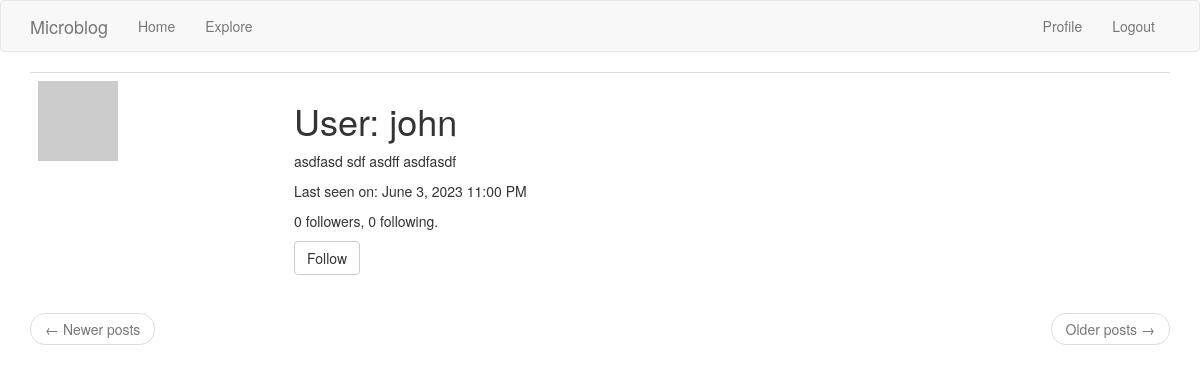
Before: /user/john (signed in) with the older database file.
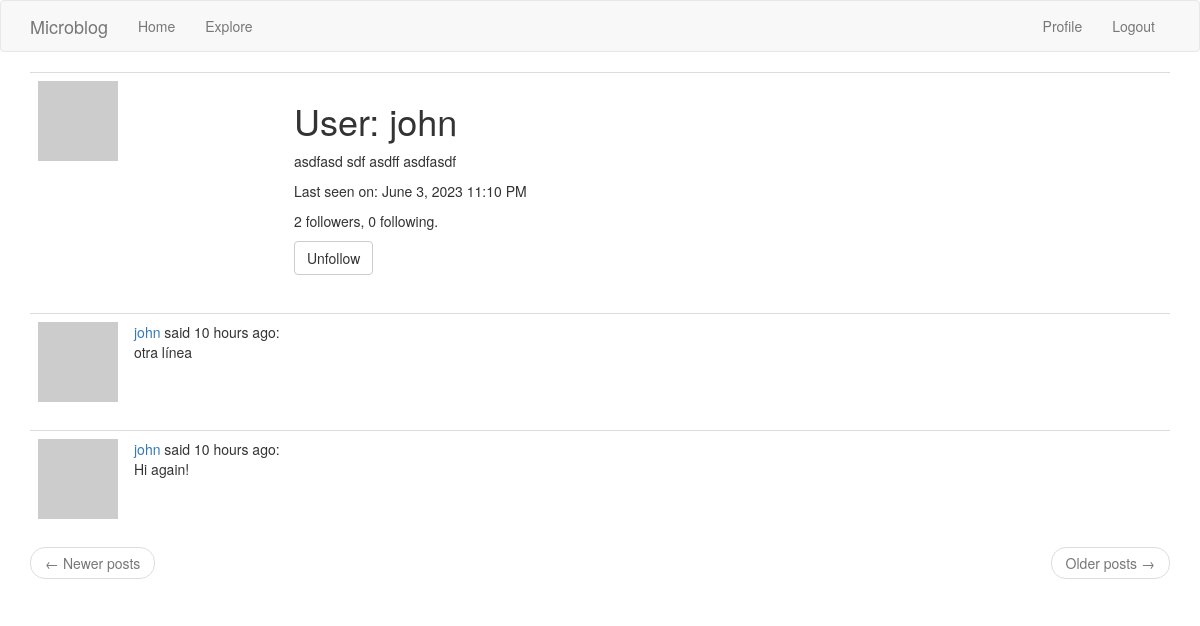
After: the same page with the newer database file.
### app/models.py (models this page shows, shortened)
class User(UserMixin, db.Model):
    id = db.Column(db.Integer, primary_key=True)
    username = db.Column(db.String(64), index=True, unique=True)
    email = db.Column(db.String(120), index=True, unique=True)
    password_hash = db.Column(db.String(128))
    posts = db.relationship("Post", backref="author", lazy="dynamic")
    about_me = db.Column(db.String(140))
    last_seen = db.Column(db.DateTime, default=datetime.utcnow)
    followed = db.relationship(
        "User",
        secondary=followers,
        primaryjoin=(followers.c.follower_id == id),
        secondaryjoin=(followers.c.followed_id == id),
        backref=db.backref("followers", lazy="dynamic"),
        lazy="dynamic",
    )
    def avatar(self, size):
        digest = md5(self.email.lower().encode("utf-8")).hexdigest()
        return "https://www.gravatar.com/avatar/{}?d=identicon&s={}".format(
            digest, size
        )
    def is_following(self, user):
        return (
            self.followed.filter(followers.c.followed_id == user.id).count()
            > 0
        )

class Post(db.Model):
    id = db.Column(db.Integer, primary_key=True)
    body = db.Column(db.String(140))
    timestamp = db.Column(db.DateTime, index=True, default=datetime.utcnow)
    user_id = db.Column(db.Integer, db.ForeignKey("user.id"))

### app/routes.py (the view)
@app.route("/user/<username>")
@login_required
def user(username):
    user = User.query.filter_by(username=username).first_or_404()
    page = request.args.get("page", 1, type=int)
    posts = user.posts.order_by(Post.timestamp.desc()).paginate(
        page=page, per_page=app.config["POSTS_PER_PAGE"], error_out=False
    )
    next_url = (
        url_for("user", username=user.username, page=posts.next_num)
        if posts.has_next
        else None
    )
    prev_url = (
        url_for("user", username=user.username, page=posts.prev_num)
        if posts.has_prev
        else None
    )
    form = EmptyForm()
    return render_template(
        "user.html",
        user=user,
        posts=posts.items,
        next_url=next_url,
        prev_url=prev_url,
        form=form,
    )

### app/forms.py
class EmptyForm(FlaskForm):
    submit = SubmitField("Submit")

### app/models.py (called while the page is built)
@login.user_loader
def load_user(id):
    return User.query.get(int(id))

### app/routes.py (called while the page is built)
@app.before_request
def before_request():
    if current_user.is_authenticated:
        current_user.last_seen = datetime.utcnow()
        db.session.commit()

### app/templates/user.html (shortened to what this page needs)
{% extends "base.html" %}
{% block app_content %}
    <table class="table table-hover">
        <tr>
            <td width="256px"><img src="{{ user.avatar(256) }}"></td>
            <td>
                <h1>User: {{ user.username }}</h1>
                {% if user.about_me %}<p>{{ user.about_me }}</p>{% endif %}
                {% if user.last_seen %}
                <p>Last seen on: {{ moment(user.last_seen).format('LLL') }}</p>
                {% endif %}
                <p>{{ user.followers.count() }} followers, {{ user.followed.count() }} following.</p>
                {% if user == current_user %}
                <p><a href="{{ url_for('edit_profile') }}">Edit your profile</a></p>
                {% elif not current_user.is_following(user) %}
                <p>
                    <form action="{{ url_for('follow', username=user.username) }}" method="post">
                        {{ form.submit(value='Follow', class_='btn btn-default') }}
                    </form>
                </p>
                {% else %}
                <p>
                    <form action="{{ url_for('unfollow', username=user.username) }}" method="post">
                        {{ form.submit(value='Unfollow', class_='btn btn-default') }}
                    </form>
                </p>
                {% endif %}
            </td>
        </tr>
    </table>
    {% for post in posts %}
        {% include '_post.html' %}
    {% endfor %}
    <nav aria-label="...">
        <ul class="pager">
            <li class="previous{% if not prev_url %} disabled{% endif %}">
                <a href="{{ prev_url or '#' }}">
                    <span aria-hidden="true">&larr;</span> Newer posts
                </a>
            </li>
            <li class="next{% if not next_url %} disabled{% endif %}">
                <a href="{{ next_url or '#' }}">
                    Older posts <span aria-hidden="true">&rarr;</span>
                </a>
            </li>
        </ul>
    </nav>
{% endblock %}

### app/templates/_post.html
<table class="table table-hover">
  <tr>
      <td width="70px">
          <a href="{{ url_for('user', username=post.author.username) }}">
              <img src="{{ post.author.avatar(70) }}" />
          </a>
      </td>
      <td>
        <a href="{{ url_for('user', username=post.author.username) }}">
          {{ post.author.username }}
        </a>
        said {{ moment(post.timestamp).fromNow() }}:
        <br>
        {{ post.body }}
      </td>
  </tr>
</table>

Changed rows visible on the page:
changed User "john": last_seen "June 3, 2023 11:00 PM" → "June 3, 2023 11:10 PM"
added Post: author.username "john", timestamp "10 hours ago", body "otra línea"
added Post: author.username "john", timestamp "10 hours ago", body "Hi again!"
Other visible differences:
{{ user.followers.count() }}: "0" → "2"
form field submit: (not shown) → "Unfollow"
form field submit: "Follow" → (not shown)
